Frame 1 (no input): blank canvas, image omitted
Frame 60 (no input): blank canvas, image omitted
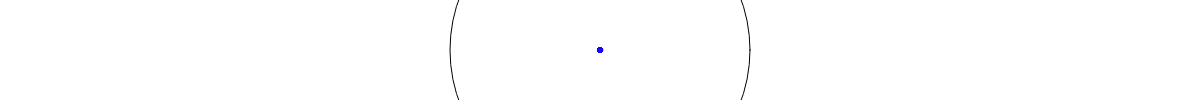
Frame 120 (the mouse pressed at the canvas centre since frame 60)

The p5.js sketch whose frames 1 and 60 were blank and that drew this single picture after the mouse press (run headless with seeded random() and noise() and a simulated clock; from frame 60 on, the mouse is pressed at the canvas centre):

// p5.js sketch
// ── sketch.js
function setup() {
  body = select('body');
  createCanvas(body.width, body.height);
  h = []; //history
  frameRate(60);
  l = 60
  c = []; //clicks
  colorMode(HSB);
}

function draw() {
	background(220);
	append(h, {
		"x": mouseX,
		"y": mouseY
	});
	if (h.length > l) h.shift();

	h.forEach((hist,i) => {
		fill(256/l * i,120,120);
		stroke(245/l * i,120,120);
		ellipse(hist.x, hist.y, 5);
	
		if(i !== 0){
			line(h[i-1].x,h[i-1].y,hist.x,hist.y);
		}
	});
  
	noFill();
	stroke(0);
	for(let i = 0; i < c.length; i++){
		if((c[i].r > height * 3) && (c[i].r > width * 3)){
			c.pop(i);
			i--;
		}
		else{
			c[i].r += 5;
			ellipse(c[i].x, c[i].y, c[i].r);
		}
	}
}

function mousePressed(e){
	append(c,{
		"x": mouseX,
		"y": mouseY,
		"r": 0
	});
}
